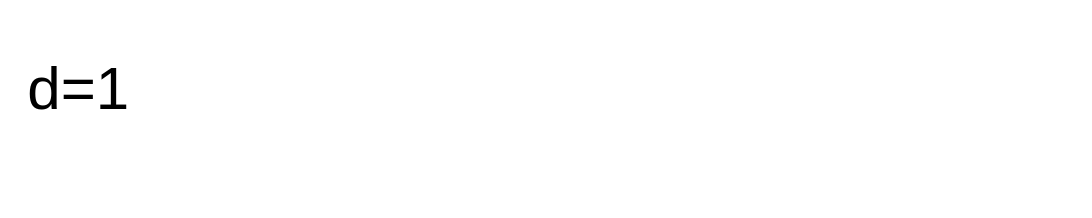

Specify this chart in Vega-Lite:
### Vega specification from a JSON file in a GitHub repository (floating-point values rounded to 4 significant figures)
{"$schema": "https://vega.github.io/schema/vega/v6.json", "width": 200, "height": 40, "signals": [{"name": "k", "value": [5, 6]}], "scales": [{"name": "c", "type": "ordinal", "range": "category", "domain": {"fields": [{"signal": [1, 2]}], "sort": true}}], "marks": [{"type": "text", "encode": {"enter": {"x": {"value": 5}, "y": {"value": 20}, "text": {"signal": "'d=' + domain('c')"}}}}]}
